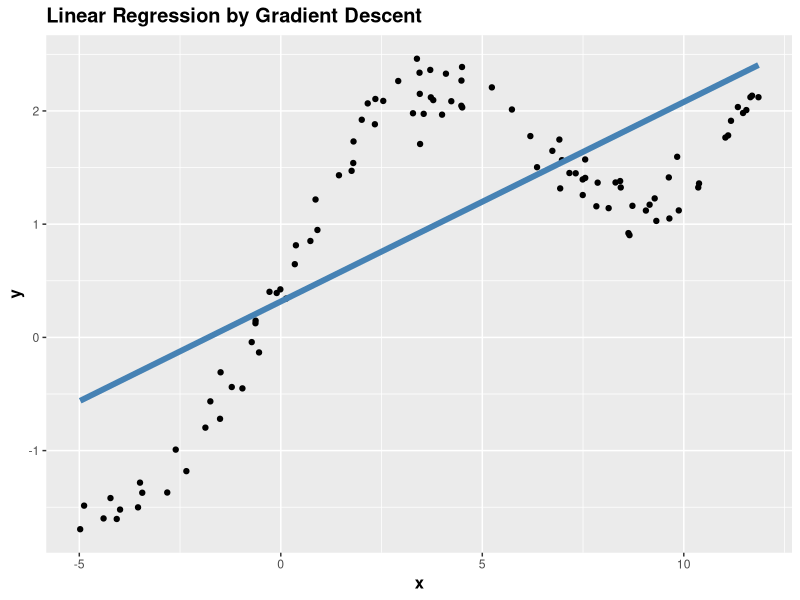

Here is the R script that generated this plot:
# ISyE6416 HW2 Question3(c)
# introduce the data
rx = read.delim("rx.dat")
ry = read.delim("ry.dat")
names(rx) = c('x_value')
names(ry) = c('y_value')
x = as.matrix(rx)
y = as.matrix(ry)
# set cost function
cost = function(X,y,theta){
  sum((X %*% theta - y)^2) / (2*length(y))
}
# set learning rate and iteration number
alpha = 0.01
num_iter = 1000
# keep history
cost_history = double(num_iter)
theta_history = list(num_iter)
#initialize the coefficients
theta = matrix(c(0,0),nrow = 2)
# add a column for intercept term
X = cbind(1,matrix(x))
# gradient descient algorithm
for (i in 1:num_iter){
  error = (X %*% theta - y)
  delta = t(X) %*% error / length(y)
  theta = theta - alpha*delta
  cost_history[i] = cost(X,y,theta)
  theta_history[[i]] = theta
}
# output the result
print(theta)
t = theta
test = X %*% t
data = matrix(c(x,y,test),ncol = 3)
data = as.data.frame(data)
names(data) = c('x','y','test')
View(data)
# plot the result
library(ggplot2)
plot1 = ggplot(data,aes(x = x, y = y, test = test))+
  geom_point(mapping = NULL, data = NULL)+
  stat_smooth(method = 'lm', formula = test~x, se = F, size = 2, col = 'steelblue')+
  labs(title = 'Linear Regression by Gradient Descent')+
  theme(title = element_text(size = 12, face = 'bold'))
plot1

